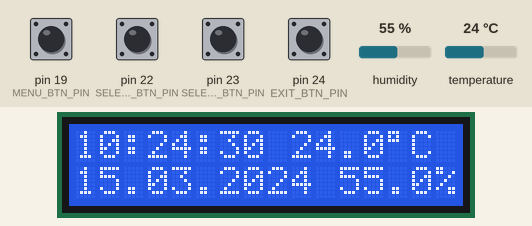
The sketch below on a simulated Arduino Mega 2560, built with avr-gcc and run on an emulated ATmega2560. On the bench: 16×2 character LCD. Wiring (inferred from the names in the program): HTU21/Si7021 sensor at I2C address 0x40. The inputs (shaded band) are chosen by the test bench; at power-on: pin 19 (MENU_BTN_PIN), pin 22 (SELECT_MINUS_BTN_PIN), pin 23 (SELECT_PLUS_BTN_PIN), pin 24 (EXIT_BTN_PIN) LOW, temperature 24 °C, humidity 55 %. The local clock reads 2024-03-15 10:24:30 at power-on unless the sketch sets it; storage starts empty.

Above: at 1.5 s.
1.6 s: pin 19 (MENU_BTN_PIN) pulled HIGH for 1.35 s
At 3.5 s:
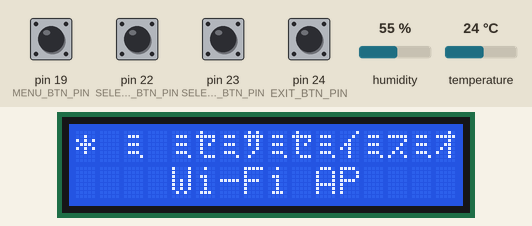
4.4 s: pin 24 (EXIT_BTN_PIN) pulled HIGH for 1.35 s
At 5.3 s:
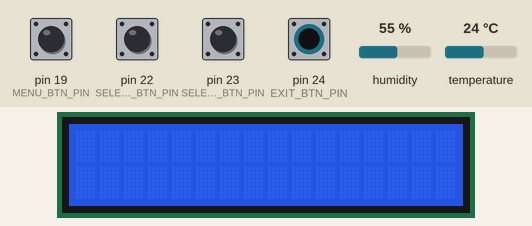
7.2 s: temperature set to 0 °C
At 8.7 s:
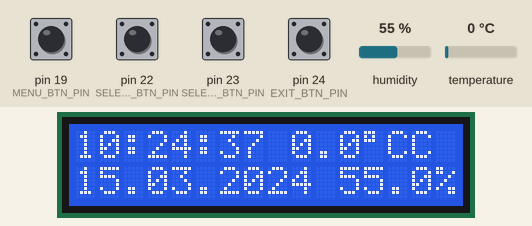
11.5 s: humidity set to 22 %
At 12.7 s:
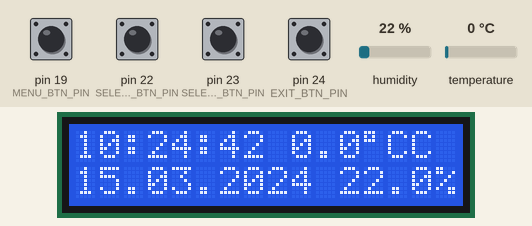
14.9 s: humidity set to 40 %
At 16.1 s:
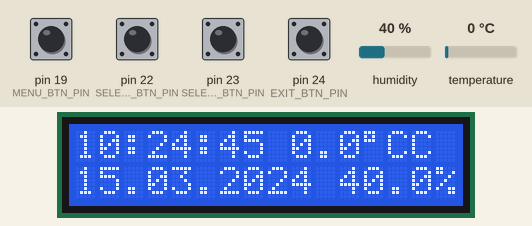
18.2 s: temperature set to 12 °C
At 19.5 s:
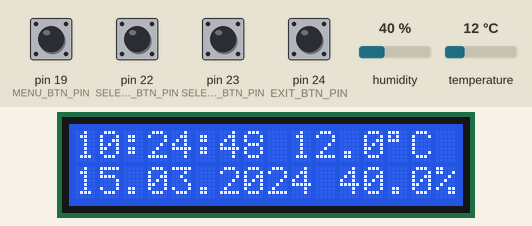
Timing chart, 0 to 21.2 s (numbered marks = the images above; inputs shaded):
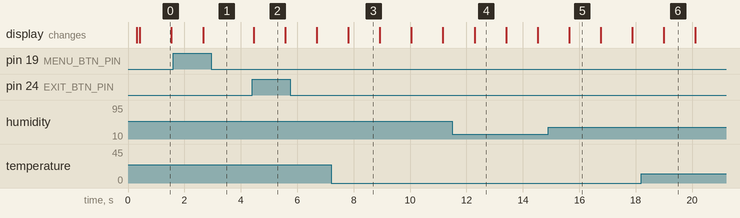

The sketch:

data_logger_htu21df_menu.ino
```cpp
/* Data logger using HTU21D Humidity Sensor
 By: Andriy Holovatyy
 Date: February 16th, 2020

 Uses the HTU21D library to display the current humidity and temperature
 Open serial monitor at 9600 baud to see readings. Errors 998 if not sensor is detected. Error 999 if CRC is bad.

 HTU21D connections (Breakoutboard to Arduino):
 VCC = 3.3V
 GND = GND
 SDA = A4 (use inline 10k resistor if your board is 5V)
 SCL = A5 (use inline 10k resistor if your board is 5V)

 SD card attached to SPI bus as follows:
 MOSI - pin 11
 MISO - pin 12
 CLK - pin 13
 CS - pin 9
 */

#include <Wire.h>
//#include <TimeLib.h>
#include <DS1307RTC.h>
#include "HTU21D.h"
#include <LiquidCrystal.h>
#include <SPI.h>
#include <SD.h>

#define RS 10 // register select
#define EN 8 // enable
#define D4 5 // data pin 4
#define D5 4 // data pin 5
#define D6 3 // data pin 6
#define D7 2 // data pin 7
#define SD_CARD_CHIP_SELECT 9
#define TIME_INTERVAL 2 // 2 хв.

LiquidCrystal lcd(RS, EN, D4, D5, D6, D7);

/*const int rs = 10, en = 8, d4 = 5, d5 = 4, d6 = 3, d7 = 2;
LiquidCrystal lcd(rs, en, d4, d5, d6, d7);
const int SDcardChipSelect = 9, timeInterval = 3;
*/

// ініціалізуємо кнопки
#define NUM_OF_BTNS 4
#define MENU_BTN_PIN 19
#define SELECT_PLUS_BTN_PIN 23
#define SELECT_MINUS_BTN_PIN 22
#define EXIT_BTN_PIN 24

unsigned long lastDebounceTime[NUM_OF_BTNS] = {0, 0, 0, 0}; // останній час, коли вихідний пін був переключений

int lastBtnState[NUM_OF_BTNS] = {LOW, LOW, LOW, LOW};
int btnState[NUM_OF_BTNS];
int btnsArray[NUM_OF_BTNS] = {MENU_BTN_PIN, SELECT_PLUS_BTN_PIN, SELECT_MINUS_BTN_PIN, EXIT_BTN_PIN};

const byte interruptPin = 19; // interrupt0 - pin 2, interrupt1 - pin 3, interrupt2 - pin 21, interrupt3 - pin 20, interrupt4 - pin 19, interrupt5 - pin 18
volatile bool mainMenuInvoke = false;
unsigned long debounceDelay = 50, delayTime; // час деренчання; збільшити якщо вихід деренчить (шумить), час затримки

HTU21D myHumidity;

char directory[8], filepath[16];
char filename[] = "00000000.csv";
File dataFile;

tmElements_t tm;
uint8_t logDay, logMonth, logHour, logMinute;
uint16_t logYear;
int16_t lastTimestamp;

// button array pos
int btnToPos(uint8_t btn)
{
   for (int i = 0; i < NUM_OF_BTNS; i++) {
     if (btnsArray[i] == btn)
       return i;
   }
   return -1;
}

bool isBtnPressed(int btn_pin)
{
  // читаємо пін кнопки, якщо кнопка натиснута буде високим, якщо ні буде низьким
  int value = digitalRead(btn_pin);
  int pos = btnToPos(btn_pin);
  /*  випалку якщо зчитане значення не рівне останьому стану кнопки, то встановити останній час деренчання (брязкотіння) у поточний час в мілісекундках,
  що пройшоа з початку викоання програми millis() */
  if (value != lastBtnState[pos])  {
    lastDebounceTime[pos] = millis();
  }
  // перевірити різницю між поточним часом і останнім зареєстрованим часом натиснення кнопки, якшо він більший встановленого часу затримки, то означає що натиснута кнопка
  if ((millis() - lastDebounceTime[pos]) > debounceDelay) {
    if (value != btnState[pos]) {
      btnState[pos] = value;
      if (btnState[pos] == HIGH)
        return true;
    }
  }
  //зберегти зчитане значення стан кнопки. наступного ращу в циклі зчитаний стан кнопки буде вже як lastButtonState
  lastBtnState[pos] = value;
  return false;
}

void ISR_BtnPressed() {
  /*buttonState = digitalRead(buttonPin);
  digitalWrite(ledPin, buttonState);.*/
  // check if the pushbutton is pressed. If it is, the buttonState is HIGH:
  if (digitalRead(MENU_BTN_PIN) == HIGH) //isBtnPressed(MENU_BTN_PIN))
  {
     detachInterrupt(digitalPinToInterrupt(interruptPin));
     mainMenuInvoke = true;
  }
}

void mainMenu()
{
  /*char *mainMenuItems[] = {" Wi-Fi AP  ", "MQTT broker", "Data format", "   Exit    "};
  char menuTitle[] = "** Main Menu **";*/
  char *mainMenuItems[] = {"  Wi-Fi AP ", "MQTT-сервер ", "Формат даних", "   Вихiд     "};
  char menuTitle[] = "* Головне Меню *";
  int i = 0;
  bool lcdPrint = false;
  lcd.clear();
  lcd.setCursor(0,0);
  lcd.print(menuTitle);
  lcd.setCursor(2,1);
  lcd.print(mainMenuItems[i]);
  while(1)
  {
    if (lcdPrint)
    {
      lcd.setCursor(2,1);
      lcd.print(mainMenuItems[i]);
      lcdPrint = !lcdPrint;
    }
    if (isBtnPressed(SELECT_PLUS_BTN_PIN))
    {
      if(i == 3) i = 0;
      else i++;
      lcdPrint = !lcdPrint;
      //digitalWrite(27, HIGH); // turn the LED on (HIGH is the voltage level)
    }
    if (isBtnPressed(SELECT_MINUS_BTN_PIN))
    {
      if (i == 0) i = 3;
      else i--;
      lcdPrint = !lcdPrint;
      //digitalWrite(27, LOW); // turn the LED off by making the voltage LOW
    }
    if(isBtnPressed(MENU_BTN_PIN))
    {
      switch(i)
      {
        case 0: /*setWiFiAP();*/ break;
        case 1: /*setMQTTServer();*/ break;
        case 2: return;
        default: break;
      }
      lcd.clear();
      //lcd.setCursor(0,0);
      lcd.print(menuTitle);
      lcd.setCursor(2,1);
      lcd.print(mainMenuItems[i]);
    }
    if (isBtnPressed(EXIT_BTN_PIN))
    {
      lcd.clear();
      mainMenuInvoke = 0;
      attachInterrupt(digitalPinToInterrupt(interruptPin), ISR_BtnPressed, CHANGE);
      return;
    }
  }
}

void setup() {
  Serial.begin(9600);
  while (!Serial) ; // wait for serial
  delay(200);
  // виставляємо кількість стовпців і рядків в LCD:
  lcd.begin(16, 2);
  //Serial.println(F("Даталогер з використанням RTC DS1307, сенсора HTU21D і microSD карти пам'яті"));
  //Serial.println(F("Datalogger using RTC DS1307, HTU21D sensor and microSD memory card"));
  myHumidity.begin();

  //Serial.print(F("Ініціалізація SD карти пам'яті..."));
  //Serial.print("Initializing SD card...");

  if (!SD.begin(SD_CARD_CHIP_SELECT)) { //!SD.begin(SDCardChipSelect)
    //Serial.println(F("невдалося проініціалізувату карту пам'яті SD."));
    Serial.println("Card failed, or not present");
    while (1);
  }
  //Serial.println(F("карту проініціалізовано."));
  //Serial.println("card initialized.");

  if (RTC.read(tm))
  {
    logMinute = tm.Minute;
    logHour = tm.Hour;
    logDay = tm.Day;
    logMonth = tm.Month;
    logYear = tmYearToCalendar(tm.Year);
    lastTimestamp = tm.Hour*60 + tm.Minute;
    sprintf(directory, "%u", logMonth);
    if (!SD.exists(directory))
     SD.mkdir(directory);
    /*filename[0] = 48 + tm.Day/10; або '0' + tm.Day/10;
    filename[1] = 48 + tm.Day%10;
    filename[2] = 48 + tm.Month/10;
    filename[3] = 48 + tm.Month%10;
    filename[4] = 48 + logYear/1000;
    filename[5] = 48 + (logYear/100)%10;
    filename[6] = 48 + (logYear/10)%10;
    filename[7] = 48 + logYear%10;*/
    sprintf(filename, "%u%u%u%u%u%u%u%u.CSV", tm.Day/10,tm.Day%10, tm.Month/10,tm.Month%10, logYear/1000,(logYear/100)%10,(logYear/10)%10,logYear%10);
    sprintf(filepath, "%s/%s", directory, filename);
    if (!SD.exists(filename))
    {
      dataFile = SD.open(filename, FILE_WRITE);
      dataFile.println("Timestamp; Temperature; Humidity");
      dataFile.close();
    }
  }
  // ініціалізація пінів кнопок як входи:
  pinMode(MENU_BTN_PIN, INPUT);
  pinMode(SELECT_PLUS_BTN_PIN, INPUT);
  pinMode(SELECT_MINUS_BTN_PIN, INPUT);
  pinMode(EXIT_BTN_PIN, INPUT);
  // підключаємо функцію обробки переривання - Attach an interrupt to the ISR vector
  attachInterrupt(digitalPinToInterrupt(interruptPin), ISR_BtnPressed, CHANGE);
}

void loop() {
  float humd = myHumidity.readHumidity();
  float temp = myHumidity.readTemperature();

  /*String temp_disp_buff = " ";
  String hum_disp_buff = " ";

  temp_disp_buff += String(temp, 1);  temp_disp_buff += (char)223;  temp_disp_buff += 'C';
  hum_disp_buff += String(humd, 1); hum_disp_buff += "%";  */

  String temp_disp_buffer = String(temp, 1);
  String hum_disp_buffer = String(humd, 1);
  /*char temp_disp_buff[6], hum_disp_buff[6];

  sprintf(temp_disp_buff, "%.1f", temp);
  sprintf(hum_disp_buff, "%.1f", humd);*/

  /*temp_disp_buff += String(temp, 1);  temp_disp_buff += (char)223;  temp_disp_buff += 'C';
  hum_disp_buff += String(humd, 1); hum_disp_buff += "%"; */

  /*Serial.print("Temperature = ");
  Serial.print(temp, 1);
  Serial.print("\xC2\xB0");
  Serial.print("C, ");
  Serial.print("Humidity = ");
  Serial.print(humd, 1);
  Serial.print("%");
  Serial.println();*/

  if (RTC.read(tm)) {
    /*Serial.print("Time = "); lcd.setCursor(0, 0);
    print2digits(tm.Hour);
    Serial.write(':'); lcd.print(':');
    print2digits(tm.Minute);
    Serial.write(':'); lcd.print(':');
    print2digits(tm.Second);
    lcd.print(temp_disp_buff);
    Serial.print(" Date (D/M/Y) = "); lcd.setCursor(0, 1);
    print2digits(tm.Day);
    Serial.write('/'); lcd.print('.');
    print2digits(tm.Month);
    Serial.write('/'); lcd.print('.');
    Serial.print(tmYearToCalendar(tm.Year));
    Serial.println();
    lcd.print(tmYearToCalendar(tm.Year));
    lcd.print(hum_disp_buff); */

    String time_disp_buffer = String(tm.Hour/10) + String(tm.Hour%10) + ':' + String(tm.Minute/10) + String(tm.Minute%10) + ':' + String(tm.Second/10) + String(tm.Second%10);
    String date_disp_buffer = String(tm.Day/10) + String(tm.Day%10) + '.' + String(tm.Month/10) + String(tm.Month%10) + '.' + String(tmYearToCalendar(tm.Year));

    /*Serial.print("Time = ");
    Serial.print(time_disp_buffer);
    Serial.print(", Date = ");
    Serial.println(date_disp_buffer);*/

    lcd.setCursor(0, 0);
    lcd.print(time_disp_buffer);
    lcd.print(' ');
    lcd.print(temp_disp_buffer);
    lcd.print(char(223));
    lcd.print('C');

    lcd.setCursor(0, 1);
    lcd.print(date_disp_buffer);
    lcd.print(' ');
    lcd.print(hum_disp_buffer);
    lcd.print('%');

    if (logDay != tm.Day)
    {
      filename[0] = '0' + tm.Day/10;
      filename[1] = '0' + tm.Day%10;
      logDay = tm.Day;
      lastTimestamp = lastTimestamp - 1440;
    }

    if (logMonth != tm.Month)
    {
      filename[2] = '0' + tm.Month/10;
      filename[3] = '0' + tm.Month%10;
      logMonth = tm.Month;
    }

    int16_t timestamp = tm.Hour*60 + tm.Minute;

    if ( (timestamp - lastTimestamp) >= TIME_INTERVAL) //timeInterval
    {
       lastTimestamp = timestamp;
       //Serial.print(String(F("Запис даних у файл ")) + filename + F(" на карті пам'яті..."));
       //Serial.println(String(F("Data storing into ")) + filename + F(" on the SD card..."));
       if (!SD.exists(filename))
       {
         dataFile = SD.open(filename, FILE_WRITE);
         if (dataFile) {
           dataFile.println("Timestamp; Temperature; Humidity");
           dataFile.close();
         }
       }
       dataFile = SD.open(filename, FILE_WRITE);
       if (dataFile) {
         temp_disp_buffer.replace('.',',');  hum_disp_buffer.replace('.',',');
         String dataBuffer = time_disp_buffer.substring(0, 5) + "; " + temp_disp_buffer + "; " + hum_disp_buffer;
         dataFile.println(dataBuffer);
         dataFile.close();
         //Serial.println(dataBuffer);
       }
       else {
         //Serial.println(String("помилка відкриття ") + filename + '.');
         Serial.println(String("error opening ") + filename + '.');
       }
       //Serial.println(F("запис завершено."));
       //Serial.println(F("writing completed."));
     }

    /*if ( (tm.Minute - logMinute) >= TIME_INTERVAL) //timeInterval
    {
      logMinute = tm.Minute;
      //Serial.print(String(F("Запис даних у файл ")) + filename + F(" на карті пам'яті..."));
      Serial.println(String(F("Data storing into ")) + filename + F(" on the SD card..."));
      if (!SD.exists(filename))
      {
        dataFile = SD.open(filename, FILE_WRITE);
        if (dataFile) {
          dataFile.println("Timestamp; Temperature; Humidity");
          dataFile.close();
        }
      }
      dataFile = SD.open(filename, FILE_WRITE);
      if (dataFile) {
        /*
        char dataBuf[18];
        sprintf(dataBuf, "%u%u:%u%u,%.1f,%.1f", tm.Hour/10, tm.Hour%10, tm.Minute/10, tm.Minute%10, temp, humd);
        */
        /*String dataBuffer = String(tm.Hour/10) + String(tm.Hour%10) + ':' + String(tm.Minute/10) + String(tm.Minute%10) + ','
        + String(temp, 1) + ',' String(humd, 1);*/
        /*temp_disp_buffer.replace('.',',');  hum_disp_buffer.replace('.',',');
        String dataBuff = time_disp_buff.substring(0, 5) + "; " + temp_disp_buff + "; " + hum_disp_buff;
        dataFile.println(dataBuffer);
        dataFile.close();
        Serial.println(dataBuffer);
      }
      else {
        //Serial.println(String("помилка відкриття ") + filename + '.');
        Serial.println(String("error opening ") + filename + '.');
      }
      //Serial.println(F("запис завершено."));
      Serial.println(F("writing completed."));
    }*/
  } else {
    if (RTC.chipPresent()) {
      /*Serial.println(F("Чіп DS1307 зупинено.  Будь-ласка запустіть SetTime"));
      Serial.println(F("приклад ініціалізації часу і початок запуску."));
      Serial.println();*/
      Serial.println("The DS1307 is stopped.  Please run the SetTime");
      //Serial.println("example to initialize the time and begin running.");
      //Serial.println();
    } else {
      //Serial.println(F("Помилка читання з чіпа DS1307!  Будь-ласка перевірте підключення."));
      Serial.println("DS1307 read error!  Please check the circuitry.");
      //Serial.println();
    }
    delay(9000);
  }
  if (mainMenuInvoke)
     mainMenu();
  delay(1000);
}

/*void print2digits(int number) {
  if (number >= 0 && number < 10) {
    Serial.write('0');
    lcd.print('0');
  }
  Serial.print(number);
  lcd.print(number);
}*/
```

HTU21D.h
```cpp
// (licence header left out)
#if defined(ARDUINO) && ARDUINO >= 100
 #include "Arduino.h"
#else
 #include "WProgram.h"
#endif

#include <Wire.h>

#define HTDU21D_ADDRESS 0x40  //Unshifted 7-bit I2C address for the sensor

#define TRIGGER_TEMP_MEASURE_HOLD  0xE3
#define TRIGGER_HUMD_MEASURE_HOLD  0xE5
#define TRIGGER_TEMP_MEASURE_NOHOLD  0xF3
#define TRIGGER_HUMD_MEASURE_NOHOLD  0xF5
#define WRITE_USER_REG  0xE6
#define READ_USER_REG  0xE7
#define SOFT_RESET  0xFE

class HTU21D {

public:
  HTU21D();

  //Public Functions
  bool begin();
  float readHumidity(void);
  float readTemperature(void);
  void setResolution(byte resBits);

  //Public Variables

private:
  //Private Functions

  byte read_user_register(void);
  byte check_crc(uint16_t message_from_sensor, uint8_t check_value_from_sensor);

  //Private Variables

};
```

Source omitted: HTU21D.cpp (7184 bytes)

Measured:
- after the input at 1.6 s, the display: changes after 1.1 s (image 1)
- after the input at 4.4 s, the display: changes after 0.05 s (image 2)
- after the input at 7.2 s, the display: changes after 0.61 s (image 3)
- after the input at 18.2 s, the display: changes after 0.80 s (image 6)
- what the display in image 0 shows lasts 1.1 s, from 0.4 s to 1.5 s
